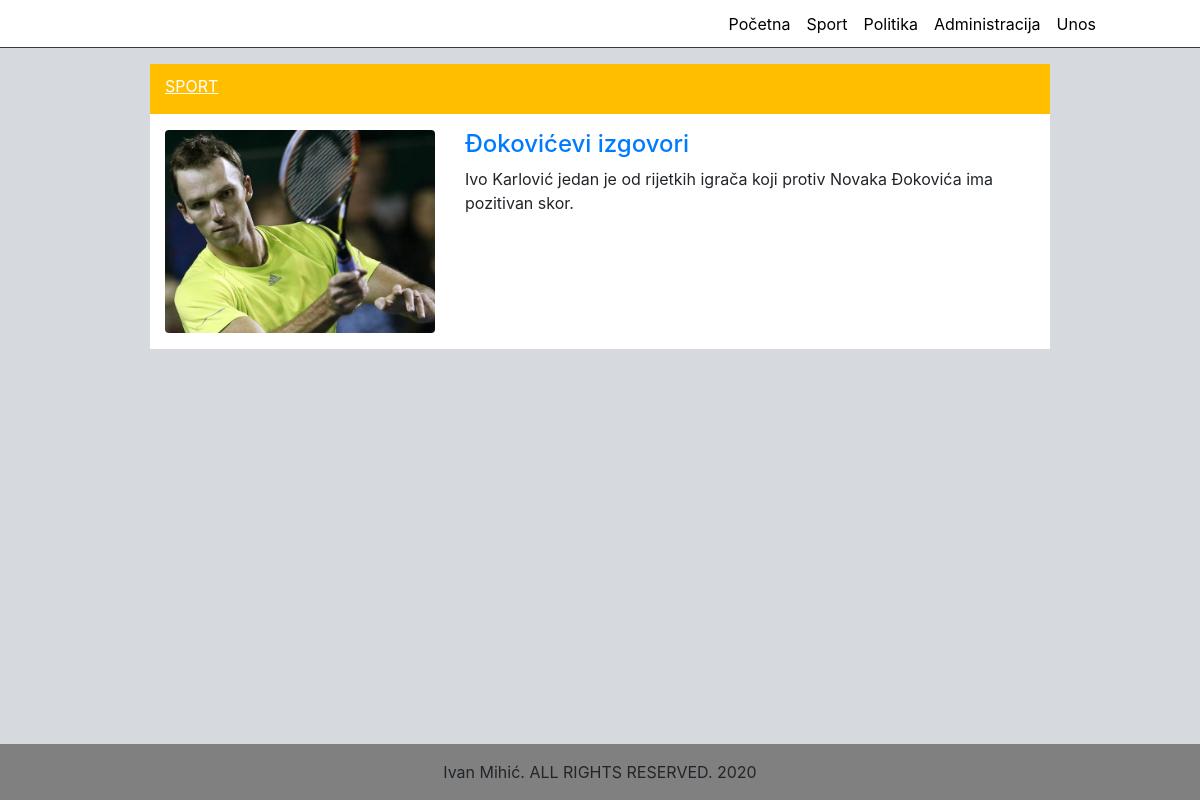
Screenshot of /kategorija.php?id=Sport with the database file from the repository.
### tables this page shows
CREATE TABLE `vijesti` (
  `id` int NOT NULL AUTO_INCREMENT,
  `datum` date NOT NULL,
  `naslov` varchar(255) NOT NULL,
  `sazetak` text NOT NULL,
  `tekst` text NOT NULL,
  `slika` varchar(64) NOT NULL,
  `kategorija` varchar(64) NOT NULL,
  `arhiva` int NOT NULL,
  PRIMARY KEY (`id`)
);

### kategorija.php (the view, shortened to what this page needs)
<!doctype html>
<html lang="en" class="h-100">
<head>
  <link rel="stylesheet" href="https://stackpath.bootstrapcdn.com/bootstrap/4.5.0/css/bootstrap.min.css">
  <link href="sticky-footer-navbar.css" rel="stylesheet">
  <?php
  include 'connect.php';
  ?>
</head>
<body class="d-flex flex-column h-100">
  <header>
    <nav class="navbar navbar-default navbar-expand-md fixed-top border-bottom border-dark">
      <a class="navbar-brand" href="#"></a>
      <div class="collapse navbar-collapse" id="navbarCollapse">
        <ul class="navbar-nav ml-auto">
          <li class="nav-item">
            <a class="nav-link tekst" href="index.php">Početna</a>
          </li>
          <li class="nav-item">
            <a class="nav-link tekst" href="kategorija.php?id=Sport">Sport</a>
          </li>
          <li class="nav-item">
            <a class="nav-link tekst" href="kategorija.php?id=Politika">Politika</a>
          </li>
          <li class="nav-item">
            <a class="nav-link tekst" href="login.php">Administracija</a>
          </li>
          <li class="nav-item">
            <a class="nav-link tekst" href="unos.php">Unos</a>
          </li>
        </ul>
      </div>
    </nav>
  </header>
  <?php
  $id = strtolower($_GET['id']);
  ?>
  <main role="main">
    <div class="container">
      <div class="row articleTitle">
        <div class="col-12 align-items-center my-auto">
          <p><u><?php echo strtoupper($id) ?></u></p>
        </div>
      </div>
      <?php
      $query = "SELECT * FROM vijesti WHERE arhiva=0 AND kategorija='". $id . "';";
      $result = mysqli_query($dbc, $query) or die(mysqli_error($dbc));
       while($row = mysqli_fetch_array($result)) {
         echo '<article>';
         echo '<div class="row artikl">';
         echo '<div class="col-4"><img class="img-fluid rounded" src="'.UPLPATH.$row['slika'].'"></div>';
         echo '<div class="col-8">';
         echo '<h4 class="title">';
         echo '<a href="clanak.php?id='.$row['id'].'">';
         echo $row['naslov'];
         echo '</a></h4>';
         echo '<p>'.$row['sazetak'].'</p>';
         echo '</div></div>';
         echo '</article>';
      }
      ?>
  </div>
</main>
<footer class="footer-copyright mt-auto text-center py-3" >
  <div class="container font-small">Ivan Mihić. ALL RIGHTS RESERVED. 2020
  </div>
</footer>
<script>window.jQuery || document.write('<script src="../assets/js/vendor/jquery.slim.min.js"><\/script>')</script><script src="../assets/dist/js/bootstrap.bundle.js"></script></body>
</html>

### sticky-footer-navbar.css (style rules this page uses)
body { background-color: #d6d9dd; }
main { margin-top: 3rem; }
main > .container { margin-top: 1rem; background-color: white; width: 75%; }
.articleTitle { background-color: #ffbe00; color: white; font-size: 1rem; }
.articleTitle p { margin-top: 10px; }
.tekst { color: black; }
.footer-copyright { background-color: grey; }
.footer-copyright > .container { padding-right: 15px; padding-left: 15px; }
.navbar-default { background-color: #FFFFFF; }
.navbar { max-height: 3rem; width: 100%; }
.navbar ul { margin: 0 5rem 0 0; }
.navbar-brand { padding-top: 0; position: relative; width: 145px; background: url(logo.png) no-repeat; height: 2rem; background-size: contain; margin-left: 5rem; }
.artikl { padding-top: 1rem; padding-bottom: 1rem; }
.img-fluid { width: 100%; }

### rows the page displays
vijesti: slika (picture), naslov "Đokovićevi izgovori", sazetak "Ivo Karlović jedan je od rijetkih igrača koji protiv Novaka Đokovića ima pozitivan skor."

### other values shown
$id "SPORT"
